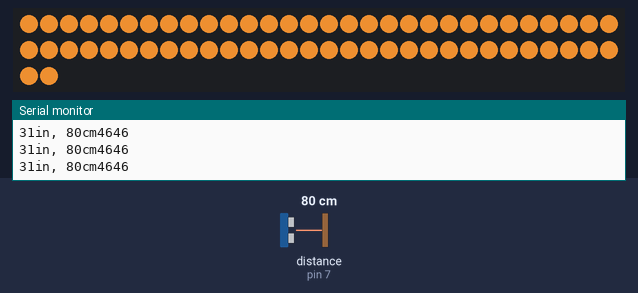
Simulated run of this sketch. Board: Arduino Uno, built with avr-gcc and run on an emulated ATmega328P. Parts: 62 RGB LEDs in strip order, left to right, continuing on the next row, the last lines printed to the serial monitor. Wiring (inferred from the names in the program): ultrasonic range finder: trigger pin 7; echo pin 7. Inputs (shaded band) come from the test bench; at power-on: distance to the obstacle (sensor on pin 7) 80 cm. The echo pulse lasts 58.3 µs per cm; dim RGB values are drawn brighter than linear.

Above: at 1.2 s.
1.3 s: distance to the obstacle (sensor on pin 7) set to 2 cm
At 1.37 s:
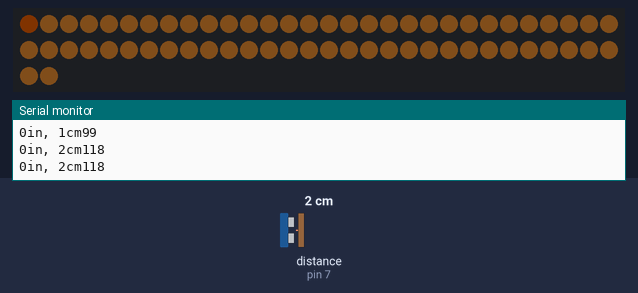
2.8 s: distance to the obstacle (sensor on pin 7) set to 250 cm
At 3.6 s:
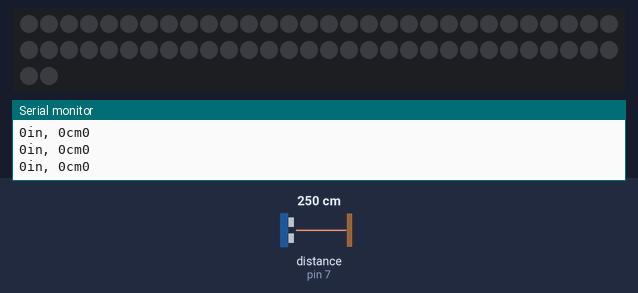
4.3 s: distance to the obstacle (sensor on pin 7) set to 18 cm
At 5.3 s:
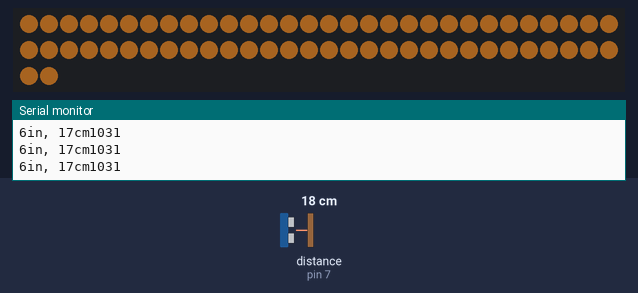
5.8 s: distance to the obstacle (sensor on pin 7) set to 9 cm
7.3 s: distance to the obstacle (sensor on pin 7) set to 299 cm
At 8.4 s:
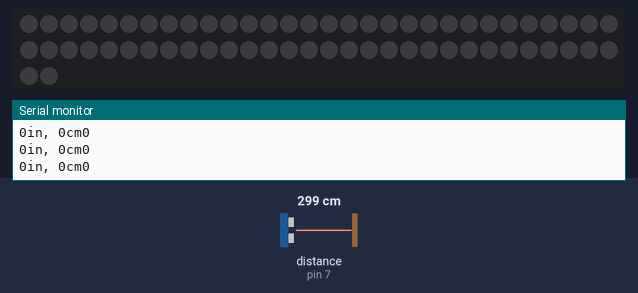
Timing chart, 0 to 9.8 s (numbered marks = the images above; inputs shaded):
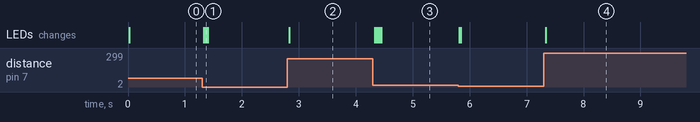

Measured:
- after the input at 1.3 s, the LEDs: first change at once (image 1 shows a later state)
- after the input at 2.8 s, the LEDs: change at once (image 2)
- after the input at 4.3 s, the LEDs: first change at once (image 3 shows a later state)
- after the input at 7.3 s, the LEDs: change at once (image 4)

The sketch:

NUI_002_Hello_Light.ino
```cpp
#include <Adafruit_NeoPixel.h>
#ifdef __AVR__
#include <avr/power.h>
#endif
#define PIN            6
#define NUMPIXELS      62


Adafruit_NeoPixel pixels = Adafruit_NeoPixel(NUMPIXELS, PIN, NEO_GRB + NEO_KHZ800);

int delayval = 10; // delay for half a second
int potPin = 0;    // select the input pin for the potentiometer
int val = 0;       // variable to store the value coming from the sensor
int mapVal = 0;
const int pingPin = 7;

void setup() {
  // This is for Trinket 5V 16MHz, you can remove these three lines if you are not using a Trinket
#if defined (__AVR_ATtiny85__)
  if (F_CPU == 16000000) clock_prescale_set(clock_div_1);
#endif
  // End of trinket special code

  pixels.begin();
  pixels.show();
  Serial.println("HELLO");
  Serial.begin(9600);
}

void loop() {

  long duration, inches, cm;

  // The PING))) is triggered by a HIGH pulse of 2 or more microseconds.
  // Give a short LOW pulse beforehand to ensure a clean HIGH pulse:
  pinMode(pingPin, OUTPUT);
  digitalWrite(pingPin, LOW);
  delayMicroseconds(2);
  digitalWrite(pingPin, HIGH);
  delayMicroseconds(5);
  digitalWrite(pingPin, LOW);

  // The same pin is used to read the signal from the PING))): a HIGH pulse
  // whose duration is the time (in microseconds) from the sending of the ping
  // to the reception of its echo off of an object.
  pinMode(pingPin, INPUT);
  duration = pulseIn(pingPin, HIGH);

  if (duration > 7000){
    duration = 0 ;
  }

  // convert the time into a distance
  inches = microsecondsToInches(duration);
  cm = microsecondsToCentimeters(duration);
  mapVal = map(cm, 0, 100, 0, 255);

  Serial.print(inches);
  Serial.print("in, ");
  Serial.print(cm);
  Serial.print("cm");
  Serial.print(duration);
  Serial.println();

  theaterChase(pixels.Color(250, 150, 50), 10, mapVal);

}

long microsecondsToInches(long microseconds) {
  // According to Parallax's datasheet for the PING))), there are 73.746
  // microseconds per inch (i.e. sound travels at 1130 feet per second).
  // This gives the distance travelled by the ping, outbound and return,
  // so we divide by 2 to get the distance of the obstacle.
  // See: http://www.parallax.com/dl/docs/prod/acc/28015-PING-v1.3.pdf
  return microseconds / 74 / 2;
}

long microsecondsToCentimeters(long microseconds) {
  // The speed of sound is 340 m/s or 29 microseconds per centimeter.
  // The ping travels out and back, so to find the distance of the object we
  // take half of the distance travelled.
  return microseconds / 29 / 2;
}

void theaterChase(uint32_t c, uint8_t wait, uint8_t mapVal) {
  for (uint16_t i = 0; i < 63; i++) {
    pixels.setPixelColor(i, c);  //turn pixel on
     pixels.setBrightness(mapVal);
  }
  pixels.show();
  delay(wait);
}
```
